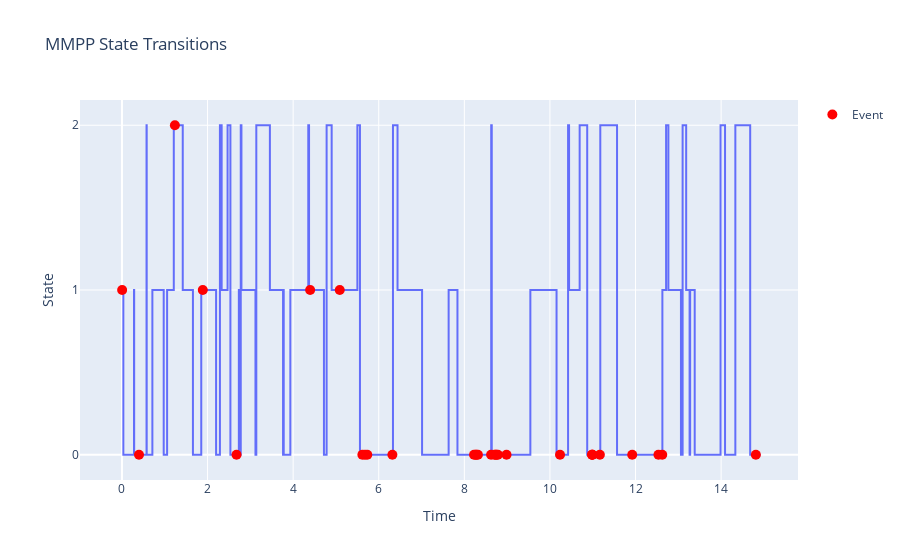

The notebook cell saved with this chart:
### Code cell
states[-1] = states[-2]
fig = px.line(x = times, y = states, labels={'x': 'Time', 'y': 'State'}, title='MMPP State Transitions', line_shape='hv')
fig.add_scatter(x=events, y=state_of_event, mode='markers', marker=dict(color='red', size=10), name='Event')
fig.update_yaxes(dtick=1)
fig.show()

### Figure 1 — Plotly figure (JSON) as saved in the notebook; plotly's stock layout.template omitted (floating-point values rounded to 4 significant figures)
{"data": [{"hovertemplate": "Time=%{x}<br>State=%{y}<extra></extra>", "legendgroup": "", "line": {"color": "#636efa", "dash": "solid", "shape": "hv"}, "marker": {"symbol": "circle"}, "mode": "lines", "name": "", "orientation": "v", "showlegend": false, "type": "scatter", "x": [0, 0.03224, 0.2817, 0.2853, 0.5742, 0.5782, 0.7107, 0.9755, 1.055, 1.211, 1.421, 1.658, 1.853, 2.199, 2.289, 2.329, 2.468, 2.534, 2.731, 2.753, 2.776, 2.792, 3.12, 3.139, 3.457, 3.764, 3.773, 3.78, 3.935, 4.354, 4.372, 4.719, 4.782, 4.9, 5.501, 5.561, 6.333, 6.439, 7.013, 7.633, 7.839, 8.628, 8.641, 9.543, 10.15, 10.42, 10.45, 10.69, 10.87, 11.18, 11.57, 12.63, 12.71, 12.77, 13.06, 13.1, 13.18, 13.26, 13.28, 13.38, 13.99, 14.09, 14.33, 14.68, 14.93], "xaxis": "x", "y": [1, 0, 1, 0, 2, 0, 1, 0, 1, 2, 1, 0, 1, 0, 2, 1, 2, 0, 1, 0, 2, 1, 0, 2, 1, 0, 1, 0, 1, 2, 1, 0, 2, 1, 2, 0, 2, 1, 0, 1, 0, 2, 0, 1, 0, 2, 1, 2, 0, 2, 0, 1, 2, 1, 0, 2, 1, 0, 1, 0, 2, 0, 2, 0, 0], "yaxis": "y"}, {"marker": {"color": "red", "size": 10}, "mode": "markers", "name": "Event", "type": "scatter", "x": [0.004498, 0.3984, 1.237, 1.889, 2.677, 4.397, 5.089, 5.617, 5.677, 5.732, 6.319, 8.227, 8.264, 8.282, 8.317, 8.625, 8.703, 8.735, 8.748, 8.785, 8.986, 10.24, 10.98, 10.99, 10.99, 11.17, 11.92, 12.54, 12.62, 14.81], "y": [1, 0, 2, 1, 0, 1, 1, 0, 0, 0, 0, 0, 0, 0, 0, 0, 0, 0, 0, 0, 0, 0, 0, 0, 0, 0, 0, 0, 0, 0]}], "layout": {"legend": {"tracegroupgap": 0}, "title": {"text": "MMPP State Transitions"}, "xaxis": {"anchor": "y", "domain": [0, 1], "title": {"text": "Time"}}, "yaxis": {"anchor": "x", "domain": [0, 1], "dtick": 1, "title": {"text": "State"}}}}
